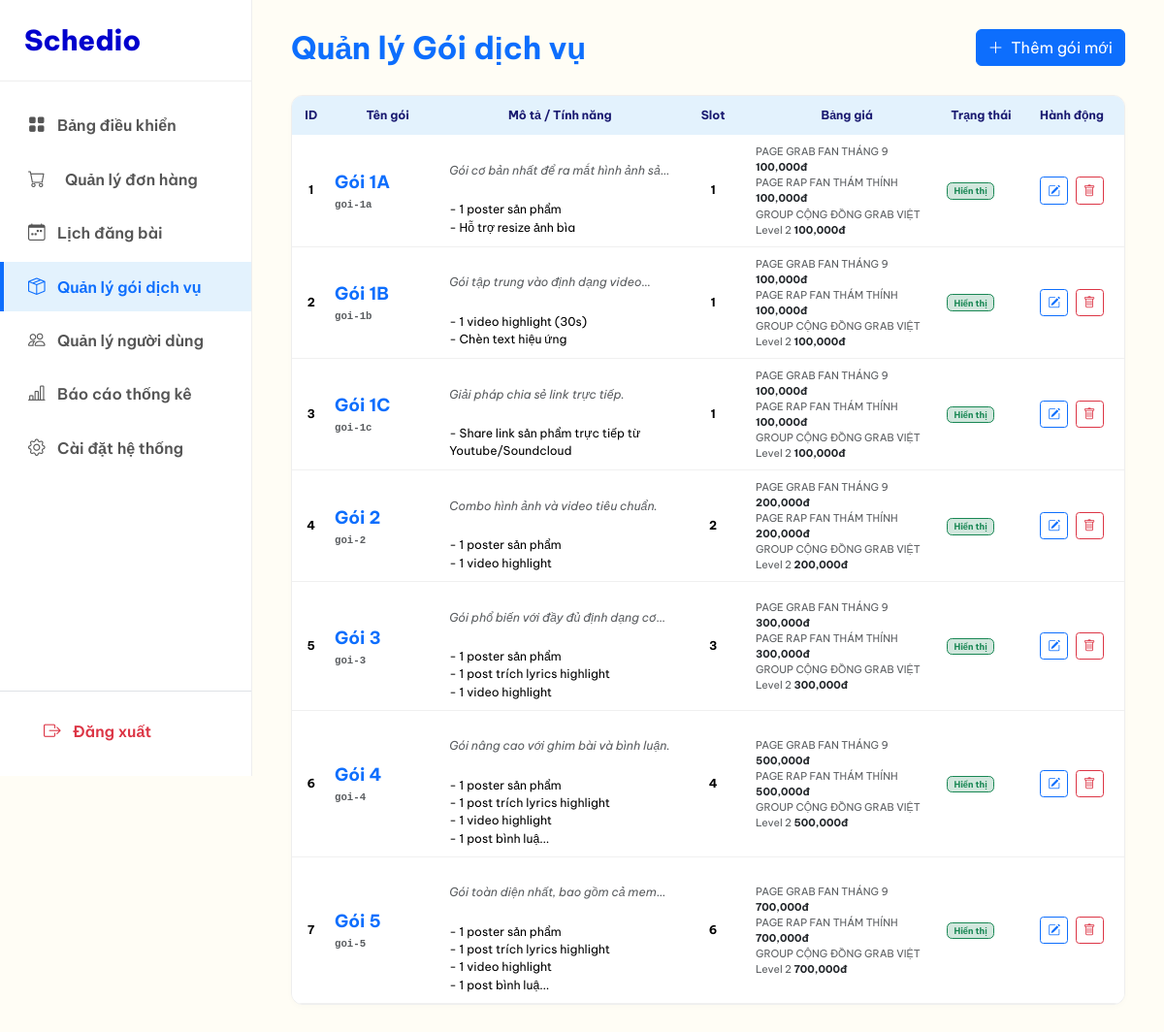
/admin/packages.php (signed in), run on the app's committed database.
### tables this page shows
CREATE TABLE `package` (
  `id` int(11) NOT NULL AUTO_INCREMENT,
  `slug` varchar(50) NOT NULL,
  `name` varchar(100) NOT NULL,
  `overview` text DEFAULT NULL,
  `description` text DEFAULT NULL,
  `slot_count` int(11) DEFAULT 1,
  `active` tinyint(1) DEFAULT 1,
  PRIMARY KEY (`id`)
);

### admin/packages.php (the view, shortened to what this page needs)
<?php
require_once '../config/db.php';
$packages = [];
$sql = "SELECT * FROM package ORDER BY id ASC";
$result = $conn->query($sql);
while ($row = $result->fetch_assoc()) {
    $pid = $row['id'];
    $row['prices'] = [];
    $p_res = $conn->query("SELECT so.price, pl.name as pl_name, pl.type
                           FROM service_option so
                           JOIN platform pl ON so.platform_id = pl.id
                           WHERE package_id = $pid");
    while ($pr = $p_res->fetch_assoc()) {
        $row['prices'][] = $pr;
    }
    $packages[] = $row;
}
?>
<!DOCTYPE html>
<html lang="vi">
<head>
    <link href="https://cdn.jsdelivr.net/npm/bootstrap@5.3.3/dist/css/bootstrap.min.css" rel="stylesheet">
    <link rel="stylesheet" href="https://cdn.jsdelivr.net/npm/bootstrap-icons@1.11.3/font/bootstrap-icons.min.css">
    <link rel="stylesheet" href="assets/css/admin-style.css">
</head>
<body>
    <div class="admin-wrapper">
        <?php include 'templates/sidebar.php'; ?>
        <div class="admin-content">
            <div class="d-flex justify-content-between align-items-center mb-4">
                <h2 class="text-primary fw-bold mb-0">Quản lý Gói dịch vụ</h2>
                <button class="btn btn-primary" onclick="openModal()">
                    <i class="bi bi-plus-lg me-1"></i> Thêm gói mới
                </button>
            </div>
            <div class="table-card">
                <div class="table-responsive">
                    <table class="table table-custom mb-0">
                        <thead>
                            <tr>
                                <th style="width: 5%">ID</th>
                                <th style="width: 15%">Tên gói</th>
                                <th style="width: 30%">Mô tả / Tính năng</th>
                                <th style="width: 10%">Slot</th>
                                <th style="width: 25%">Bảng giá</th>
                                <th style="width: 10%">Trạng thái</th>
                                <th style="width: 120px;" class="text-center">Hành động</th>
                            </tr>
                        </thead>
                        <tbody>
                            <?php foreach ($packages as $pkg): ?>
                            <tr>
                                <td class="fw-bold"><?php echo $pkg['id']; ?></td>
                                <td>
                                    <span
                                        class="fw-bold text-primary fs-5"><?php echo htmlspecialchars($pkg['name']); ?></span><br>
                                    <code class="text-muted small"><?php echo htmlspecialchars($pkg['slug']); ?></code>
                                </td>
                                <td>
                                    <div class="text-truncate-2 small text-muted mb-1">
                                        <em><?php echo htmlspecialchars($pkg['overview']); ?></em>
                                    </div>
                                    <div class="small" style="white-space: pre-line; font-size: 0.85rem;">
                                        <?php
                                            $desc = htmlspecialchars($pkg['description']);
                                            echo (strlen($desc) > 100) ? substr($desc, 0, 100) . '...' : $desc;
                                            ?>
                                    </div>
                                </td>
                                <td class="fw-bold text-center"><?php echo $pkg['slot_count']; ?></td>
                                <td>
                                    <div class="price-list text-muted small">
                                        <?php if (empty($pkg['prices'])): ?>
                                        <span class="text-danger fst-italic">Chưa cấu hình giá</span>
                                        <?php else: ?>
                                        <?php foreach ($pkg['prices'] as $pr): ?>
                                        <div>
                                            <span><?php echo $pr['pl_name']; ?></span>
                                            <span
                                                class="fw-bold text-dark"><?php echo number_format($pr['price']); ?>đ</span>
                                        </div>
                                        <?php endforeach; ?>
                                        <?php endif; ?>
                                    </div>
                                </td>
                                <td>
                                    <?php if ($pkg['active']): ?>
                                    <span class="badge bg-success-subtle text-success border border-success">Hiển
                                        thị</span>
                                    <?php else: ?>
                                    <span class="badge bg-secondary-subtle text-secondary border border-secondary">Đang
                                        ẩn</span>
                                    <?php endif; ?>
                                </td>
                                <td class="text-center align-middle">
                                    <div class="d-flex gap-2 justify-content-center align-items-center">
                                        <button class="btn btn-sm btn-outline-primary"
                                            onclick="editPackage(<?php echo $pkg['id']; ?>)" title="Sửa">
                                            <i class="bi bi-pencil-square"></i>
                                        </button>
                                        <form method="POST" style="margin: 0;"
                                            onsubmit="return confirm('CẢNH BÁO: Xóa gói này sẽ xóa luôn lịch sử đơn hàng liên quan!\nBạn có chắc chắn muốn xóa?');">
                                            <button class="btn btn-sm btn-outline-danger" title="Xóa">
                                                <i class="bi bi-trash"></i>
                                            </button>
                                        </form>
                                    </div>
                                </td>
                            </tr>
                            <?php endforeach; ?>
                        </tbody>
                    </table>
                </div>
            </div>
        </div>
    </div>
</body>
</html>

### admin/assets/css/admin-style.css (style rules this page uses)
:root { --admin-primary: #191970; --admin-bg: #fffdf5; --sidebar-bg: #fff; --sidebar-width: 260px; --text-color: #333; --border-color: #eee; }
body { font-family: 'Be Vietnam Pro', sans-serif; background-color: var(--admin-bg); color: var(--text-color); margin: 0; }
.admin-wrapper { display: flex; min-height: 100vh; }
.admin-content { flex-grow: 1; margin-left: var(--sidebar-width); padding: 30px 40px; }
.table-card { background: #fff; border-radius: 12px; border: 1px solid var(--border-color); overflow: hidden; margin-top: 30px; box-shadow: 0 2px 6px rgba(0,0,0,0.02); }
.table-custom th { background-color: #e3f2fd; color: var(--admin-primary); font-weight: 700; border-bottom: none; padding: 15px 20px; }
.table-custom td { padding: 15px 20px; vertical-align: middle; border-bottom: 1px solid #f0f0f0; }
.table-custom th, .table-custom td { vertical-align: middle !important; white-space: nowrap; }
.table-custom td:nth-child(2), .table-custom td:nth-child(3) { white-space: normal; }
.table-card .table-responsive { overflow-x: hidden !important; }
.table-custom { width: 100%; table-layout: fixed; }
.table-custom th { background-color: #e3f2fd; color: var(--admin-primary); font-weight: 700; border-bottom: none; padding: 12px 8px; font-size: 0.85rem; text-align: center; white-space: nowrap; }
.table-custom td { padding: 10px 5px; vertical-align: middle !important; border-bottom: 1px solid #f0f0f0; font-size: 0.85rem; white-space: normal !important; word-wrap: break-word; }
.table-custom td:nth-child(1) { width: 40px; text-align: center; }
.table-custom td:nth-child(2) { width: 80px; font-weight: bold; }
.table-custom td:nth-child(7) { width: 110px; text-align: center; }
.table-custom td:last-child { width: 80px; text-align: center; }
@media (max-width: 1440px) { .table-custom { zoom: 0.9; } }
.text-truncate-2 { display: -webkit-box; -webkit-line-clamp: 2; -webkit-box-orient: vertical; overflow: hidden; font-size: 0.85rem; color: #666; max-width: 300px; }

### admin/packages.php (style rules this page uses)
.text-truncate-2 { display: -webkit-box; -webkit-line-clamp: 2; -webkit-box-orient: vertical; overflow: hidden; white-space: pre-line; }
.table-custom td { vertical-align: middle; }

### data on the page
package: id "1", name "Gói 1A", slug "goi-1a", overview "Gói cơ bản nhất để ra mắt hình ảnh…", description "- 1 poster sản phẩm - Hỗ trợ resize ảnh bìa", slot_count "1", pl_name "PAGE GRAB FAN THÁNG 9", price "100,000", pl_name "PAGE RAP FAN THÁM THÍNH", pl_name "GROUP CỘNG ĐỒNG GRAB VIỆT Level 2", active "Hiển thị"
package: id "2", name "Gói 1B", slug "goi-1b", overview "Gói tập trung vào định dạng…", description "- 1 video highlight (30s) - Chèn text hiệu ứng", slot_count "1", pl_name "PAGE GRAB FAN THÁNG 9", price "100,000", pl_name "PAGE RAP FAN THÁM THÍNH", pl_name "GROUP CỘNG ĐỒNG GRAB VIỆT Level 2", active "Hiển thị"
package: id "3", name "Gói 1C", slug "goi-1c", overview "Giải pháp chia sẻ link trực tiếp.", description "- Share link sản phẩm trực tiếp từ Youtube/Soundcloud", slot_count "1", pl_name "PAGE GRAB FAN THÁNG 9", price "100,000", pl_name "PAGE RAP FAN THÁM THÍNH", pl_name "GROUP CỘNG ĐỒNG GRAB VIỆT Level 2", active "Hiển thị"
package: id "4", name "Gói 2", slug "goi-2", overview "Combo hình ảnh và video tiêu chuẩn.", description "- 1 poster sản phẩm - 1 video highlight", slot_count "2", pl_name "PAGE GRAB FAN THÁNG 9", price "200,000", pl_name "PAGE RAP FAN THÁM THÍNH", pl_name "GROUP CỘNG ĐỒNG GRAB VIỆT Level 2", active "Hiển thị"
package: id "5", name "Gói 3", slug "goi-3", overview "Gói phổ biến với đầy đủ định dạng…", description "- 1 poster sản phẩm - 1 post trích lyrics highlight - 1 video highlight", slot_count "3", pl_name "PAGE GRAB FAN THÁNG 9", price "300,000", pl_name "PAGE RAP FAN THÁM THÍNH", pl_name "GROUP CỘNG ĐỒNG GRAB VIỆT Level 2", active "Hiển thị"
package: id "6", name "Gói 4", slug "goi-4", overview "Gói nâng cao với ghim bài và bình luận.", description "- 1 poster sản phẩm - 1 post trích lyrics highlight - 1 video highlight - 1 post bình luậ", slot_count "4", pl_name "PAGE GRAB FAN THÁNG 9", price "500,000", pl_name "PAGE RAP FAN THÁM THÍNH", pl_name "GROUP CỘNG ĐỒNG GRAB VIỆT Level 2", active "Hiển thị"
package: id "7", name "Gói 5", slug "goi-5", overview "Gói toàn diện nhất, bao gồm cả…", description "- 1 poster sản phẩm - 1 post trích lyrics highlight - 1 video highlight - 1 post bình luậ", slot_count "6", pl_name "PAGE GRAB FAN THÁNG 9", price "700,000", pl_name "PAGE RAP FAN THÁM THÍNH", pl_name "GROUP CỘNG ĐỒNG GRAB VIỆT Level 2", active "Hiển thị"
